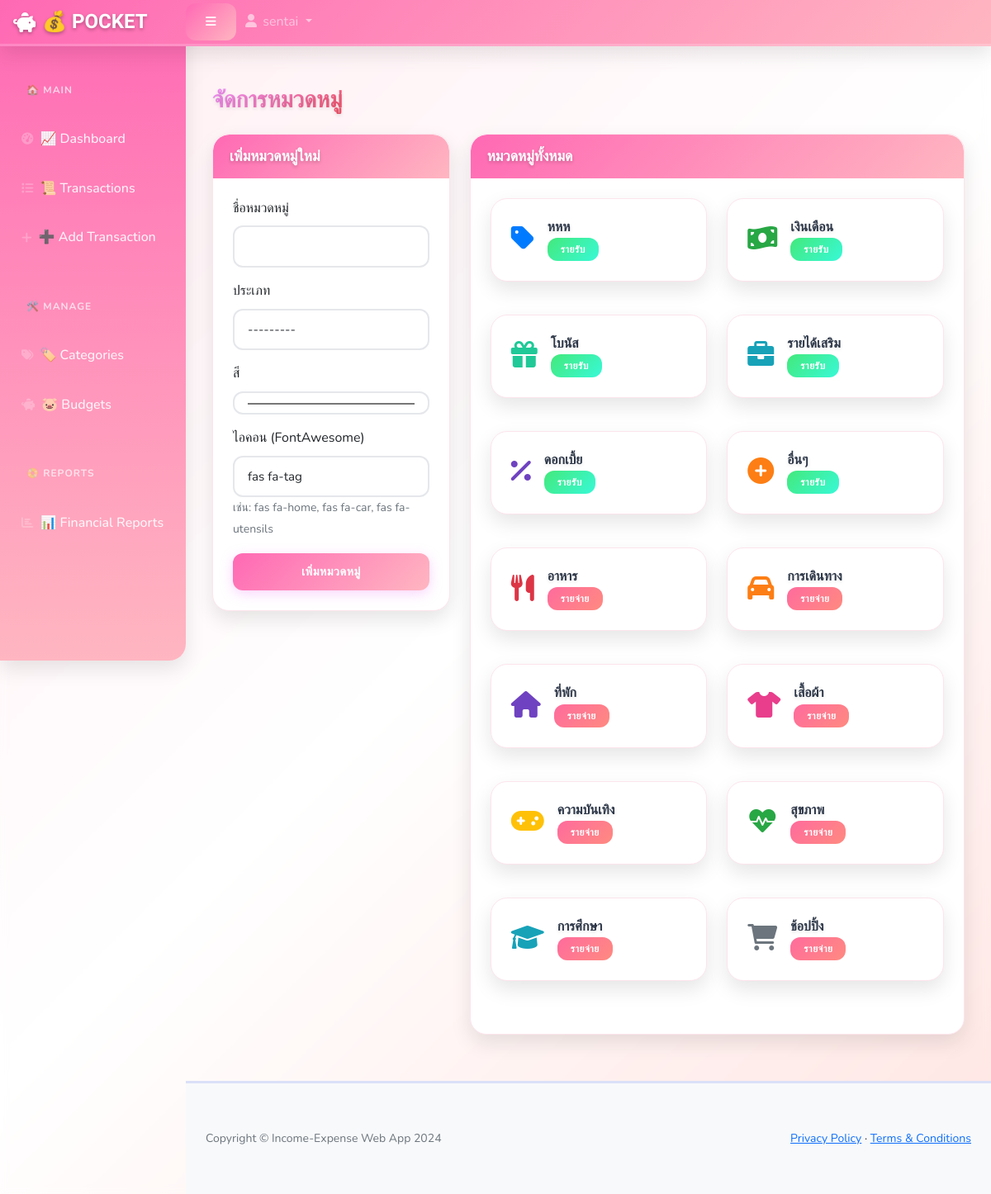
Page /categories/ (signed in) on the committed database.
### webpage/models.py (models this page shows, shortened)
class Category(models.Model):
    name = models.CharField(max_length=100)
    type = models.CharField(max_length=10, choices=[('income', 'รายรับ'), ('expense', 'รายจ่าย')])
    color = models.CharField(max_length=7, default='#007bff')  # Hex color code
    icon = models.CharField(max_length=50, default='fas fa-tag')
    class Meta:
        verbose_name_plural = "Categories"

### webpage/views.py (the view)
# urls.py: path('categories/', views.categories, name='categories'),
@login_required
def categories(request):
    try:
        categories_list = Category.objects.all()
        if request.method == 'POST':
            form = CategoryForm(request.POST)
            if form.is_valid():
                form.save()
                messages.success(request, 'เพิ่มหมวดหมู่สำเร็จ!')
                return redirect('categories')
        else:
            form = CategoryForm()
    except Exception as e:
        messages.error(request, f'Database error: {str(e)}. Please check your database configuration.')
        categories_list = []
        form = CategoryForm()
    context = {
        'categories': categories_list,
        'form': form
    }
    return render(request, 'categories.html', context)

### webpage/forms.py
class CategoryForm(forms.ModelForm):
    class Meta:
        model = Category
        fields = ['name', 'type', 'color', 'icon']
        widgets = {
            'name': forms.TextInput(attrs={'class': 'form-control'}),
            'type': forms.Select(attrs={'class': 'form-control'}),
            'color': forms.TextInput(attrs={'class': 'form-control', 'type': 'color'}),
            'icon': forms.TextInput(attrs={'class': 'form-control'}),
        }

### templates/categories.html (shortened to what this page needs)
{% extends 'base.html' %}
{% load static %}
{% block content %}
<div class="container-fluid">
    <div class="d-sm-flex align-items-center justify-content-between mb-4">
        <h1 class="h3 mb-0 text-gray-800">จัดการหมวดหมู่</h1>
    </div>
    <div class="row">
        <div class="col-lg-4">
            <div class="card shadow mb-4">
                <div class="card-header py-3">
                    <h6 class="m-0 font-weight-bold text-primary">เพิ่มหมวดหมู่ใหม่</h6>
                </div>
                <div class="card-body">
                    <form method="post">
                        <div class="mb-3">
                            <label for="{{ form.name.id_for_label }}" class="form-label">ชื่อหมวดหมู่</label>
                            {{ form.name }}
                        </div>
                        <div class="mb-3">
                            <label for="{{ form.type.id_for_label }}" class="form-label">ประเภท</label>
                            {{ form.type }}
                        </div>
                        <div class="mb-3">
                            <label for="{{ form.color.id_for_label }}" class="form-label">สี</label>
                            {{ form.color }}
                        </div>
                        <div class="mb-3">
                            <label for="{{ form.icon.id_for_label }}" class="form-label">ไอคอน (FontAwesome)</label>
                            {{ form.icon }}
                            <small class="form-text text-muted">เช่น: fas fa-home, fas fa-car, fas fa-utensils</small>
                        </div>
                        <div class="d-grid">
                            <button type="submit" class="btn btn-primary">เพิ่มหมวดหมู่</button>
                        </div>
                    </form>
                </div>
            </div>
        </div>
        <div class="col-lg-8">
            <div class="card shadow mb-4">
                <div class="card-header py-3">
                    <h6 class="m-0 font-weight-bold text-primary">หมวดหมู่ทั้งหมด</h6>
                </div>
                <div class="card-body">
                    {% if categories %}
                        <div class="row">
                            {% for category in categories %}
                            <div class="col-md-6 mb-3">
                                <div class="card border-0 shadow-sm">
                                    <div class="card-body">
                                        <div class="d-flex align-items-center">
                                            <div class="me-3">
                                                <i class="{{ category.icon }} fa-2x" style="color: {{ category.color }};"></i>
                                            </div>
                                            <div class="flex-grow-1">
                                                <h6 class="mb-1">{{ category.name }}</h6>
                                                <span class="badge {% if category.type == 'income' %}bg-success{% else %}bg-danger{% endif %}">
                                                    {{ category.get_type_display }}
                                                </span>
                                            </div>
                                        </div>
                                    </div>
                                </div>
                            </div>
                            {% endfor %}
                        </div>
                    {% else %}
                        <div class="text-center py-4">
                            <i class="fas fa-tags fa-3x text-gray-300 mb-3"></i>
                            <p class="text-gray-500">ยังไม่มีหมวดหมู่ใดๆ</p>
                            <p class="text-muted">เพิ่มหมวดหมู่แรกของคุณเพื่อเริ่มต้นใช้งาน</p>
                        </div>
                    {% endif %}
                </div>
            </div>
        </div>
    </div>
</div>
{% endblock %}

### templates/base.html (shortened to what this page needs)
{% load static %}
<!DOCTYPE html>
<html lang="th">
    <head>
        <link href="https://cdn.jsdelivr.net/npm/bootstrap@5.2.3/dist/css/bootstrap.min.css" rel="stylesheet" />
        <link href="https://cdnjs.cloudflare.com/ajax/libs/font-awesome/6.0.0/css/all.min.css" rel="stylesheet" />
        <link href="{% static 'css/styles.css' %}" rel="stylesheet" />
        <link href="{% static 'css/cute-theme.css' %}?v=1.1" rel="stylesheet" />
    </head>
    <body class="sb-nav-fixed">
        <nav class="sb-topnav navbar navbar-expand navbar-dark bg-dark">
            <a class="navbar-brand ps-3 d-flex align-items-center" href="{% url 'index' %}">
                <i class="fas fa-piggy-bank me-2 animate-bounce"></i>
                <span>💰 POCKET</span>
            </a>
            <button class="btn btn-link btn-sm order-1 order-lg-0 me-4 me-lg-0" id="sidebarToggle" href="#!"><i class="fas fa-bars"></i></button>
            <ul class="navbar-nav ms-auto ms-md-0 me-3 me-lg-4">
                {% if user.is_authenticated %}
                <li class="nav-item dropdown">
                        <a class="nav-link dropdown-toggle" id="navbarDropdown" href="#" role="button" data-bs-toggle="dropdown" aria-expanded="false">
                            <i class="fas fa-user fa-fw"></i> {{ user.username }}
                        </a>
                </li>
                {% endif %}
            </ul>
        </nav>
        <div id="layoutSidenav">
            <div id="layoutSidenav_nav">
                <nav class="sb-sidenav accordion sb-sidenav-dark" id="sidenavAccordion">
                    <div class="sb-sidenav-menu">
                        <div class="nav">
                            {% if user.is_authenticated %}
                                <div class="sb-sidenav-menu-heading">🏠 Main</div>
                                <a class="nav-link" href="{% url 'dashboard' %}">
                                <div class="sb-nav-link-icon"><i class="fas fa-tachometer-alt"></i></div>
                                📈 Dashboard
                            </a>
                                <a class="nav-link" href="{% url 'transactions' %}">
                                    <div class="sb-nav-link-icon"><i class="fas fa-list"></i></div>
                                    📜 Transactions
                                </a>
                                <a class="nav-link" href="{% url 'add_transaction' %}">
                                    <div class="sb-nav-link-icon"><i class="fas fa-plus"></i></div>
                                    ➕ Add Transaction
                                </a>
                                <div class="sb-sidenav-menu-heading">🛠️ Manage</div>
                                <a class="nav-link" href="{% url 'categories' %}">
                                    <div class="sb-nav-link-icon"><i class="fas fa-tags"></i></div>
                                    🏷️ Categories
                                </a>
                                <a class="nav-link" href="{% url 'budgets' %}">
                                    <div class="sb-nav-link-icon"><i class="fas fa-piggy-bank"></i></div>
                                    🐷 Budgets
                                </a>
                                <div class="sb-sidenav-menu-heading">📀 Reports</div>
                                <a class="nav-link" href="{% url 'reports' %}">
                                    <div class="sb-nav-link-icon"><i class="fas fa-chart-bar"></i></div>
                                    📊 Financial Reports
                                </a>
                            {% endif %}
                        </div>
                    </div>
                </nav>
            </div>
            <div id="layoutSidenav_content">
                <main>
                    {% block content %}{% endblock %}
                </main>
                <footer class="py-4 bg-light mt-auto">
                    <div class="container-fluid px-4">
                        <div class="d-flex align-items-center justify-content-between small">
                            <div class="text-muted">Copyright &copy; Income-Expense Web App 2024</div>
                            <div>
                                <a href="#">Privacy Policy</a>
                                &middot;
                                <a href="#">Terms & Conditions</a>
                            </div>
                        </div>
                    </div>
                </footer>
            </div>
        </div>
    </body>
</html>

### templates/base.html (style rules this page uses)
body { background: linear-gradient(135deg, #ffeef2 0%, #ffffff 50%, #ffe4e1 100%) !important; }
.navbar, .sb-topnav { background: linear-gradient(135deg, #ff69b4 0%, #ffb6c1 100%) !important; }
.sb-sidenav { background: linear-gradient(180deg, #ff69b4 0%, #ffb6c1 100%) !important; }
.card { background: white !important; border: 1px solid #fce4ec !important; }
.card-header { background: linear-gradient(135deg, #ff69b4 0%, #ffb6c1 100%) !important; }
.btn { background: linear-gradient(135deg, #ff69b4 0%, #ffb6c1 100%) !important; color: white !important; }

### rows in the picture
Category: name "หหห", type "รายรับ"
Category: name "เงินเดือน", type "รายรับ"
Category: name "โบนัส", type "รายรับ"
Category: name "รายได้เสริม", type "รายรับ"
Category: name "ดอกเบี้ย", type "รายรับ"
Category: name "อื่นๆ", type "รายรับ"
Category: name "อาหาร", type "รายจ่าย"
Category: name "การเดินทาง", type "รายจ่าย"
Category: name "ที่พัก", type "รายจ่าย"
Category: name "เสื้อผ้า", type "รายจ่าย"
Category: name "ความบันเทิง", type "รายจ่าย"
Category: name "สุขภาพ", type "รายจ่าย"
Category: name "การศึกษา", type "รายจ่าย"
Category: name "ช้อปปิ้ง", type "รายจ่าย"

### other values in the picture
{{ user.username }} "sentai"
